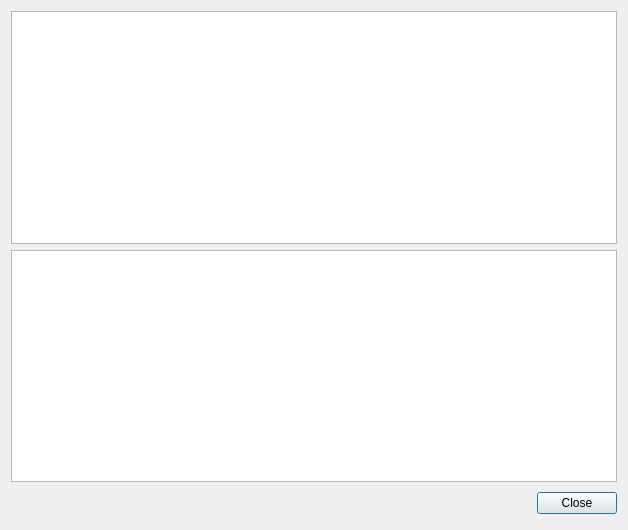
<?xml version="1.0" encoding="UTF-8"?>
<ui version="4.0">
 <class>ActivitiesRoomsStatisticsForm_template</class>
 <widget class="QDialog" name="ActivitiesRoomsStatisticsForm_template">
  <property name="geometry">
   <rect>
    <x>0</x>
    <y>0</y>
    <width>628</width>
    <height>530</height>
   </rect>
  </property>
  <property name="windowTitle">
   <string extracomment="Title of dialog. Refers to the statistics of each activity's possible rooms">Activities rooms statistics</string>
  </property>
  <layout class="QGridLayout" name="gridLayout">
   <item row="1" column="0">
    <widget class="QTextEdit" name="certainlyTextEdit"/>
   </item>
   <item row="3" column="0">
    <layout class="QHBoxLayout">
     <property name="spacing">
      <number>6</number>
     </property>
     <property name="margin">
      <number>0</number>
     </property>
     <item>
      <spacer>
       <property name="orientation">
        <enum>Qt::Horizontal</enum>
       </property>
       <property name="sizeHint" stdset="0">
        <size>
         <width>131</width>
         <height>31</height>
        </size>
       </property>
      </spacer>
     </item>
     <item>
      <widget class="QPushButton" name="closeButton">
       <property name="text">
        <string>Close</string>
       </property>
      </widget>
     </item>
    </layout>
   </item>
   <item row="2" column="0">
    <widget class="QTextEdit" name="possiblyTextEdit"/>
   </item>
  </layout>
 </widget>
 <resources/>
 <connections/>
</ui>
